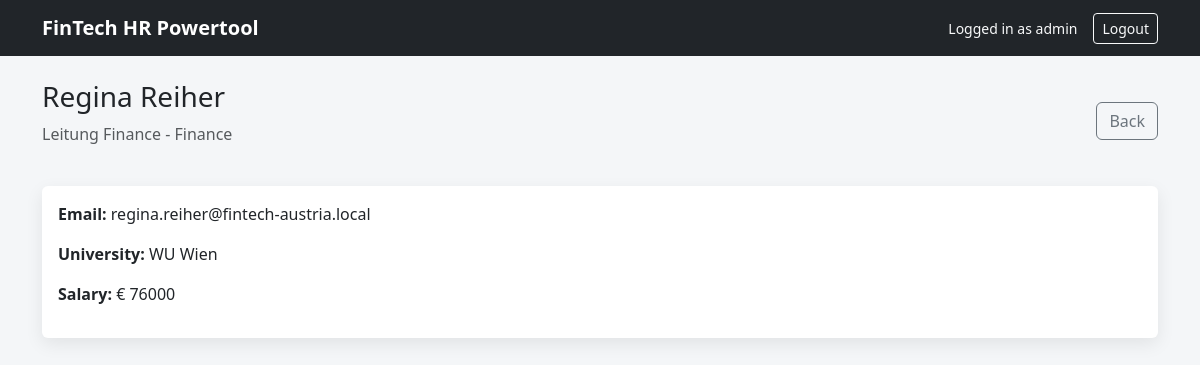
The page /employees/4 (signed in) on the database its author committed.
### tables this page shows
CREATE TABLE employees (
                id INTEGER PRIMARY KEY AUTOINCREMENT,
                first_name TEXT NOT NULL,
                last_name TEXT NOT NULL,
                department TEXT NOT NULL,
                position TEXT NOT NULL,
                email TEXT NOT NULL,
                phone TEXT,
                university TEXT,
                salary INTEGER
            );

### app.py (the view)
@app.route("/employees/<int:employee_id>")
def employee_detail(employee_id):
    if "user" not in session:
        return redirect("/")
    with get_connection() as conn:
        employee = conn.execute(
            "SELECT * FROM employees WHERE id = ?",
            (employee_id,)
        ).fetchone()
    if not employee:
        return "Not found", 404
    return render_template("employee_detail.html", employee=employee)

### db.py (called while the page is built)
def get_connection():
    connection = sqlite3.connect(DB_PATH)
    connection.row_factory = sqlite3.Row
    return connection

### templates/employee_detail.html (shortened to what this page needs)
{% extends "base.html" %}
{% block content %}
<div class="page-header d-flex justify-content-between align-items-center">
    <div>
        <h1 class="h3">
            {{ employee.first_name }} {{ employee.last_name }}
        </h1>
        <p class="text-muted">{{ employee.position }} - {{ employee.department }}</p>
    </div>
    <a class="btn btn-outline-secondary" href="/employees">Back</a>
</div>
<div class="card">
    <div class="card-body">
        <p><strong>Email:</strong> {{ employee.email }}</p>
        <p><strong>University:</strong> {{ employee.university }}</p>
        <p><strong>Salary:</strong> € {{ employee.salary }}</p>
    </div>
</div>
{% endblock %}

### static/style.css (style rules this page uses)
body { background: #f4f6f8; }
.page-header { margin-bottom: 24px; }
.card { border: none; box-shadow: 0 6px 18px rgba(0, 0, 0, 0.08); }

### rows shown on the page
employees: first_name "Regina", last_name "Reiher", position "Leitung Finance", department "Finance", email "regina.reiher@fintech-austria.local", university "WU Wien", salary "76000"

### other values the page prints
{{ session.get("user") }} "admin"
